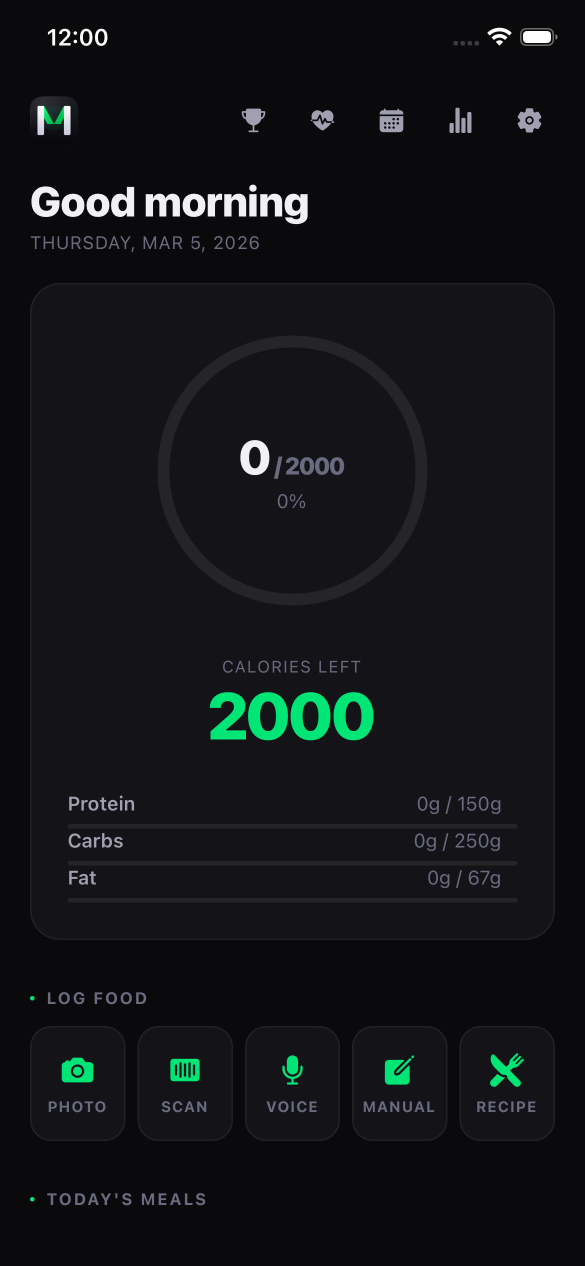
#> input picture mobile/screenshots/1_home.png, 1170 x 2532 px (shown at 1/2 size); its folder holds 6 pictures in this run
$ python gen_nibble_shots.py
#> lines starting #> are read from the running program, lines starting #| are printed output that depends on the picture; after the words box and inside, x2 and y2 are one past the last pixel; in counts of white or black regions, pixels touching at a corner belong together; pictures that were not available may be replaced by others from this repository, and a replacement may not be noted
"""Generate Nibble App Store screenshots (1290x2796) from raw device captures.

Composites existing 1170x2532 captures onto a brand-green gradient with a
headline/subtitle, a bezelled rounded phone frame, and per-screen patches:
  - home: replace the old "M" logo with the Nibble icon, fill in demo data
    (calorie ring, calories left, macro values/bars)
  - camera: place a real food photo inside the empty viewfinder
  - progress: fill in demo data (streak, averages, weekly bar chart, summary)
  - coaching: replace the word "Macra" with "Nibble"
"""
from PIL import Image, ImageDraw, ImageFont, ImageFilter
import os

BASE = os.path.dirname(os.path.abspath(__file__))
SRC = os.path.join(BASE, 'screenshots')
OUT = os.path.join(SRC, 'nibble_aso')
ICON = os.path.join(BASE, 'assets', 'icon.png')
FOOD = os.path.join(BASE, 'assets', 'grilled-chicken-rice.jpg')
os.makedirs(OUT, exist_ok=True)

W, H = 1290, 2796
RAW_W, RAW_H = 1170, 2532

ARIAL_BOLD = '/System/Library/Fonts/Supplemental/Arial Bold.ttf'
ARIAL = '/System/Library/Fonts/Supplemental/Arial.ttf'
SF = '/System/Library/Fonts/SFNS.ttf'

GRAD_TOP = (0x1F, 0x6B, 0x41)
GRAD_BOT = (0x0F, 0x2E, 0x1E)
HEADLINE = (255, 255, 255)
SUBTITLE = (0xCF, 0xE6, 0xD8)

# in-app palette (sampled from captures)
APP_BG = (10, 10, 12)
CARD_BG = (20, 20, 24)
TRACK = (37, 37, 40)
GREEN = (0, 230, 118)
ORANGE = (255, 159, 10)
WHITE_TXT = (240, 240, 245)
GREY_TXT = (107, 107, 128)
AXIS_TXT = (132, 132, 146)
BODY_TXT = (160, 160, 176)

# phone placement (matches the previous Macra set)
SCREEN_W = 1032
SCALE = SCREEN_W / RAW_W
SCREEN_H = round(RAW_H * SCALE)
SCREEN_X = (W - SCREEN_W) // 2
SCREEN_Y = 482
SCREEN_R = 60
BEZEL = 12
BEZEL_COL = (30, 30, 35)


# ---------------------------------------------------------------- helpers
def arial(size, bold=True):
    return ImageFont.truetype(ARIAL_BOLD if bold else ARIAL, size)


def sf(size, weight='Regular'):
    f = ImageFont.truetype(SF, size)
    f.set_variation_by_name(weight)
    return f


def fit_sf(text, weight, target_w=None, target_h=None):
    """Binary-search an SF font size so `text` renders at the measured width/height."""
    lo, hi = 8, 300
    for _ in range(30):
        mid = (lo + hi) / 2
        f = sf(round(mid), weight)
        bb = f.getbbox(text)
        val = (bb[2] - bb[0]) if target_w else (bb[3] - bb[1])
        target = target_w if target_w else target_h
        if val < target:
            lo = mid
        else:
            hi = mid
    return sf(round((lo + hi) / 2), weight)


# [7 lines left out: function gradient, not called in this run]


def rrect(d, box, r, fill=None, outline=None, width=1):
    d.rounded_rectangle(box, radius=r, fill=fill, outline=outline, width=width)


# [6 lines left out: function center_text, not called in this run]


def text_box(d, xy, text, font, fill, anchor='ls'):
    d.text(xy, text, font=font, fill=fill, anchor=anchor)


# [6 lines left out: function headline, not called in this run]


def aa_layer(size, draw_fn, ss=4):
    """Render with draw_fn on a transparent supersampled layer and downsample."""
    big = Image.new('RGBA', (size[0] * ss, size[1] * ss), (0, 0, 0, 0))
    draw_fn(ImageDraw.Draw(big), ss)
    return big.resize(size, Image.LANCZOS)


# [27 lines left out: functions place_phone, compose, not called in this run]


# ---------------------------------------------------------------- patches
def patch_home(im):
    d = ImageDraw.Draw(im)

    # 1) replace the old "M" logo (measured at x 60..144, y 193..270) with the Nibble icon
    box = (58, 188, 146, 276)  # 88 px square centred on the old logo
    d.rectangle((44, 176, 160, 288), fill=APP_BG)
    size = box[2] - box[0]
    icon = Image.open(ICON).convert('RGB').resize((size, size), Image.LANCZOS)
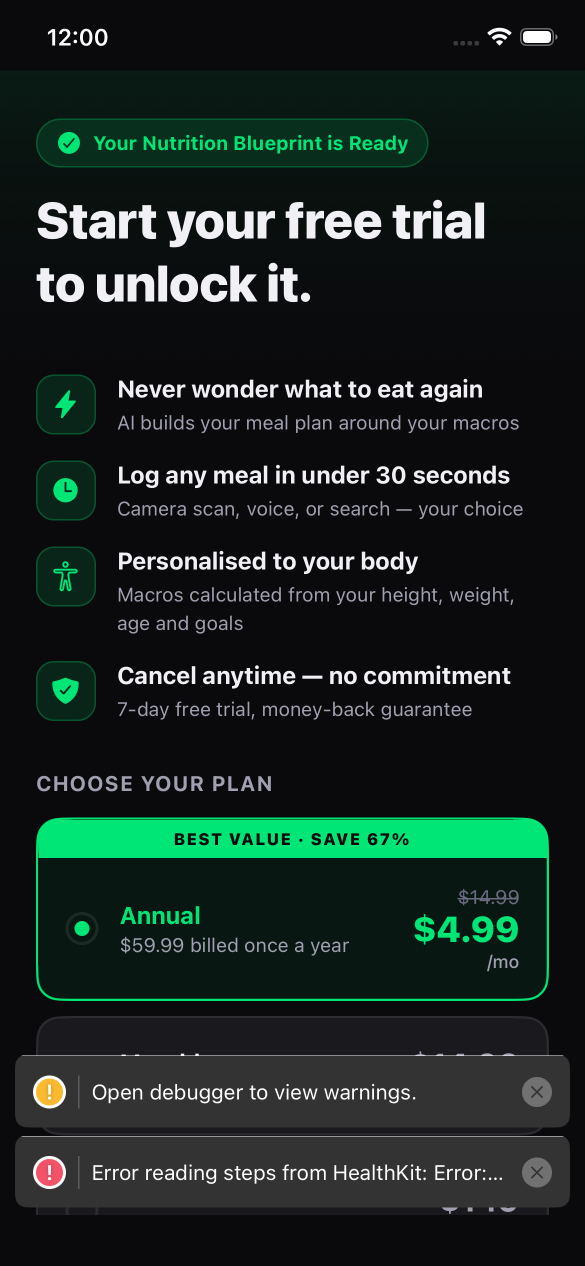
#> input picture mobile/screenshots/1_welcome.png, 1170 x 2532 px, given in place of icon.png, which was not available (shown at 1/2 size)
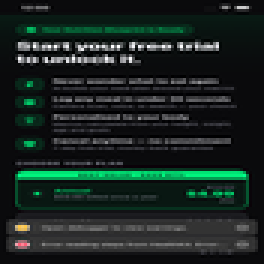
#> icon: PIL image 88x88 RGB (shown 3 times larger); mean R, G, B 25.1, 37.1, 33
    m = Image.new('L', (size, size), 0)
#> m: PIL image 88x88 L; every value is 0
    ImageDraw.Draw(m).rounded_rectangle((0, 0, size - 1, size - 1), radius=round(size * 0.22), fill=255)
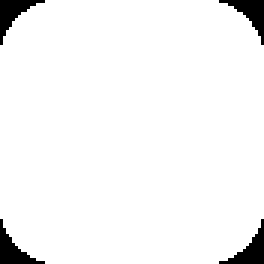
#> m: PIL image 88x88 L (shown 3 times larger); 95.8% white; 4 black regions, box (x1, y1, x2, y2) and area: (0, 0, 15, 15) 82, (73, 0, 88, 15) 82, (0, 73, 15, 88) 82, (73, 73, 88, 88) 82
    im.paste(icon, (box[0], box[1]), m)
#> in aa_layer, `big = Image.new('RGBA', (size[0] * ss, size[1] * ss), (0, 0, 0, 0))`: big: PIL image 4680x10128 RGBA; every value is 0

    # 2) calorie ring: 1290 / 2000 = 65 %
    cx, cy, r_out, thick = 584.5, 940.5, 270, 24
    frac = 1290 / 2000

    def draw_arc(dd, ss):
        # Pillow draws the arc width inward from the bbox, so the bbox is the OUTER edge
#> called with ss = 4
        bb = ((cx - r_out) * ss, (cy - r_out) * ss, (cx + r_out) * ss, (cy + r_out) * ss)
        dd.arc(bb, start=-90, end=-90 + 360 * frac, fill=GREEN + (255,), width=thick * ss)
        # round caps
        import math
        rm = r_out - thick / 2
        for ang in (-90, -90 + 360 * frac):
            ex = cx + rm * math.cos(math.radians(ang))
            ey = cy + rm * math.sin(math.radians(ang))
            dd.ellipse(((ex - thick / 2) * ss, (ey - thick / 2) * ss, (ex + thick / 2) * ss, (ey + thick / 2) * ss),
                       fill=GREEN + (255,))
    layer = aa_layer(im.size, draw_arc)
#> in aa_layer, `return big.resize(size, Image.LANCZOS)`:
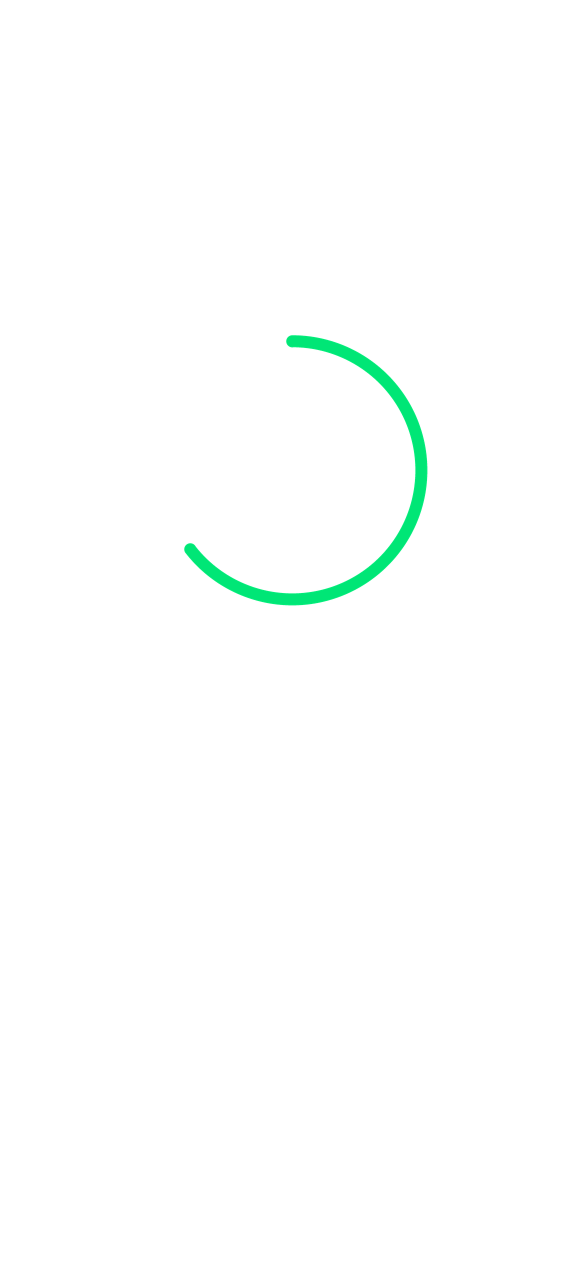
#> returned value: PIL image 1170x2532 RGBA (shown at 1/2 size); mean R, G, B, A 0, 2.3, 1.2, 2.2; transparent parts drawn white
    im.paste(layer, (0, 0), layer)

    # 3) centre numbers: "0 /2000" + "0%"  ->  "1290 /2000" + "65%"
    d.rectangle((360, 868, 810, 1024), fill=CARD_BG)
    f_big = fit_sf('0', 'Bold', target_h=69)          # measured white "0" height
    f_small = fit_sf('2000', 'Bold', target_w=116)    # measured grey "2000" width
    f_pct = fit_sf('0%', 'Semibold', target_w=54)     # measured "0%" width
    baseline = 949
    big, small = '1290', '/2000'
    gap = 11
    wb = f_big.getlength(big)
    ws = f_small.getlength(small)
    x0 = cx - (wb + gap + ws) / 2
    text_box(d, (x0, baseline), big, f_big, WHITE_TXT)
    text_box(d, (x0 + wb + gap, baseline), small, f_small, GREY_TXT)
    center_text(d, cx, 988, '65%', f_pct, GREY_TXT)

    # 4) calories left: "2000" -> "710"
    d.rectangle((380, 1372, 790, 1494), fill=CARD_BG)
    f_left = fit_sf('2000', 'Bold', target_w=328)
    center_text(d, cx, 1384, '710', f_left, GREEN)

    # 5) macro values + bar fills
    f_val = fit_sf('0g / 150g', 'Medium', target_w=164)
    rows = [  # (value text, text row bottom of digits, bar row, fraction, colour)
        ('91g / 150g', 1620, 1648, 91 / 150, GREEN),
        ('94g / 250g', 1694, 1722, 94 / 250, GREEN),
        ('65g / 67g', 1768, 1796, 65 / 67, ORANGE),
    ]
    tx0, tx1 = 136, 1033
    for text, base, bar_y, frac, col in rows:
        d.rectangle((700, base - 40, 1010, base + 14), fill=CARD_BG)
        text_box(d, (999, base), text, f_val, GREY_TXT, anchor='rs')

    # [4 lines left out: function draw_bars, not called in this run]
    layer = aa_layer(im.size, draw_bars)
    im.paste(layer, (0, 0), layer)
    return im


# [76 lines left out: functions patch_camera, patch_progress, patch_coaching, not called in this run]


# ---------------------------------------------------------------- screens
def raw(name):
    return Image.open(os.path.join(SRC, name)).convert('RGB')


SHOTS = [
    ('01_track_calories.png', '1_home.png', patch_home,
     'Track Calories', 'in 5 Seconds', 'AI nutrition. No typing required.'),
    ('02_snap_photo.png', '2_camera.png', patch_camera,
     'Snap a Photo.', 'Get Nutrition Instantly.', 'AI identifies food & calculates macros.'),
    ('03_log_your_way.png', '2_social_proof.png', None,
     'Snap It. Say It.', 'Scan It.', 'Photo, voice or barcode. All under 10 seconds.'),
    ('04_personalized_plan.png', '2_transformation.png', None,
     'Your Personalized', 'Nutrition Plan', 'Macros calculated from your body & goals.'),
    ('05_progress.png', '4_progress.png', patch_progress,
     'See Your Progress.', 'Stay on Track.', 'Streaks, trends & insights at a glance.'),
    ('06_coaching.png', '5_paywall.png', patch_coaching,
     'Coaching That', 'Fits You', 'Guided, collaborative or independent. You choose.'),
]

if __name__ == '__main__':
    for out, src, patch, l1, l2, sub in SHOTS:
        im = raw(src)
        if patch:
#> (the run stopped early here; a loop or call above may not have finished)
